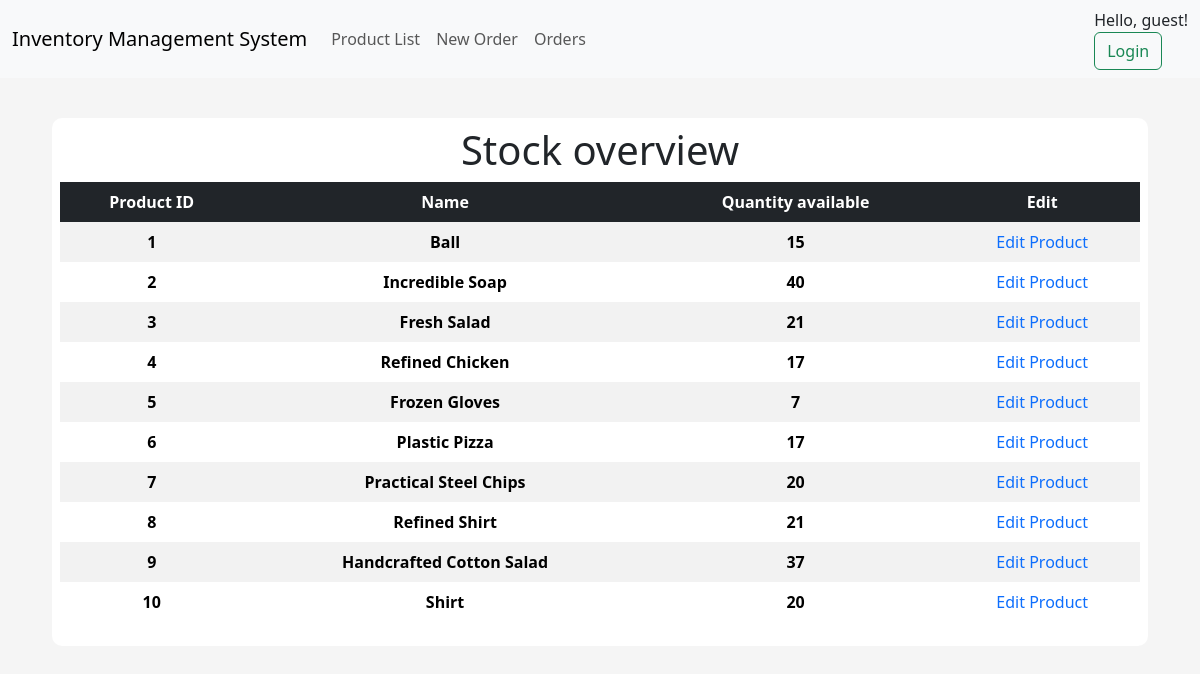
/products, run on an earlier commit of the app's database.
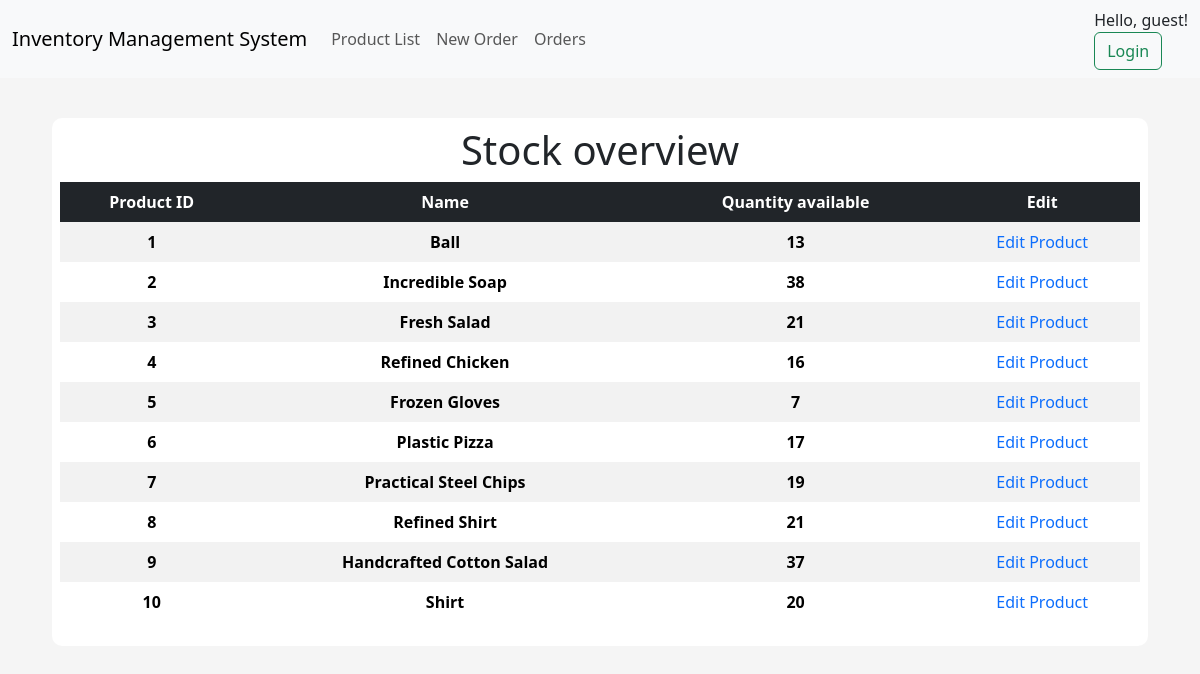
And on a later commit of the database.
### app/models/tables.py (models this page shows, shortened)
class Product(db.Model):
    __tablename__ = "product"
    id = db.Column(db.Integer, primary_key=True)
    name = db.Column(db.String(50), nullable=False, unique=True)
    price = db.Column(db.Float, nullable=False)
    quantity_available = db.Column(db.Integer)

### app/controllers/default.py (the view)
@app.route("/products", methods=["GET", "POST"])
def products():
    products = Product.query.order_by(Product.id).all()
    if current_user.is_authenticated:
        user_id = session.get("user_id")
        user = User.query.get(user_id)
        return render_template("products_list.html", products=products, user=user)
    else:
        return render_template("products_list.html", products=products, user=None)

### app/templates/products_list.html
{% extends "index.html" %}
{% block body %}
<div class="content-section">
    <div class="title">
        <h1>Stock overview</h1>
    </div>
    <table class="table table-striped table-borderless table-hover text-center">
        <thead class="table-dark table-sm">
            <tr>
                <th scope="col">Product ID</th>
                <th scope="col">Name</th>
                <th scope="col">Quantity available</th>
                <th scope="col">Edit</th>
            </tr>
        </thead>
        <tbody>
            {% for product in products %}
            <tr>
                <th scope="row">{{ product.id }}</th>
                <th scope="row">{{ product.name }}</th>
                <th scope="row">{{ product.quantity_available }}</th>
                <td><a style="text-decoration: none;" href="{{ url_for('product', id=product.id)}}"> Edit Product </a></td>
            </tr>
            {% endfor %}
        </tbody>
    </table>
</div>
{% endblock body %}

What changed in the data, as far as the page shows it:
changed Product "Ball": quantity_available "15" → "13"
changed Product "Incredible Soap": quantity_available "40" → "38"
changed Product "Refined Chicken": quantity_available "17" → "16"
changed Product "Practical Steel Chips": quantity_available "20" → "19"
